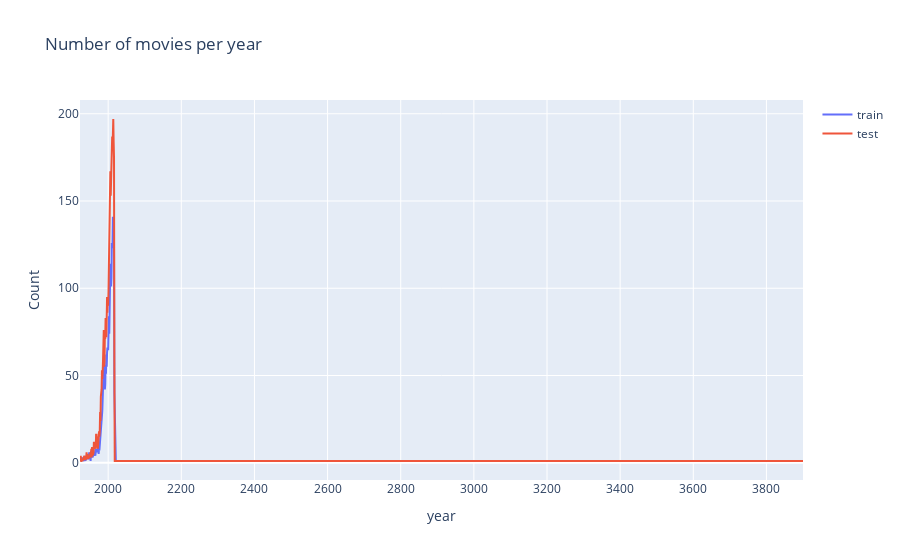

Source (notebook cell):
### Code cell
d1 = train['release_date_year'].value_counts().sort_index()
d2 = test['release_date_year'].value_counts().sort_index()

data = [go.Scatter(x = d1.index, y=d1.values, name='train'), go.Scatter(x = d2.index, y = d2.values, name='test')]
layout = go.Layout(dict(title="Number of movies per year",
                  xaxis = dict(title="year"),
                  yaxis = dict(title="Count")),legend = dict(orientation='v'))
py.iplot(dict(data = data, layout=layout))

### Figure 1 — Plotly figure (JSON) as saved in the notebook; plotly's stock layout.template omitted (floating-point values rounded to 4 significant figures)
{"data": [{"name": "train", "type": "scatter", "x": [1924, 1925, 1926, 1927, 1928, 1930, 1931, 1932, 1933, 1935, 1936, 1938, 1939, 1940, 1942, 1943, 1944, 1945, 1947, 1948, 1949, 1950, 1951, 1952, 1953, 1954, 1955, 1956, 1957, 1958, 1959, 1960, 1961, 1962, 1963, 1964, 1965, 1966, 1967, 1968, 1969, 1970, 1971, 1972, 1973, 1974, 1975, 1976, 1977, 1978, 1979, 1980, 1981, 1982, 1983, 1984, 1985, 1986, 1987, 1988, 1989, 1990, 1991, 1992, 1993, 1994, 1995, 1996, 1997, 1998, 1999, 2000, 2001, 2002, 2003, 2004, 2005, 2006, 2007, 2008, 2009, 2010, 2011, 2012, 2013, 2014, 2015, 2016, 2017, 2021], "y": [1, 2, 1, 2, 3, 1, 2, 3, 2, 1, 4, 1, 4, 2, 3, 2, 2, 4, 2, 6, 2, 2, 4, 1, 6, 6, 7, 4, 3, 3, 5, 8, 4, 5, 5, 6, 4, 7, 8, 7, 6, 8, 8, 8, 9, 5, 8, 7, 11, 14, 16, 21, 26, 25, 27, 30, 42, 44, 45, 56, 47, 46, 42, 45, 56, 51, 62, 55, 63, 66, 65, 65, 77, 84, 74, 83, 99, 114, 105, 101, 106, 126, 124, 125, 141, 123, 128, 125, 40, 1]}, {"name": "test", "type": "scatter", "x": [1923, 1925, 1926, 1927, 1928, 1929, 1930, 1931, 1933, 1934, 1935, 1936, 1937, 1938, 1939, 1940, 1941, 1942, 1944, 1945, 1946, 1948, 1949, 1950, 1951, 1952, 1953, 1954, 1955, 1956, 1957, 1958, 1959, 1960, 1961, 1962, 1963, 1964, 1965, 1966, 1967, 1968, 1969, 1970, 1971, 1972, 1973, 1974, 1975, 1976, 1977, 1978, 1979, 1980, 1981, 1982, 1983, 1984, 1985, 1986, 1987, 1988, 1989, 1990, 1991, 1992, 1993, 1994, 1995, 1996, 1997, 1998, 1999, 2000, 2001, 2002, 2003, 2004, 2005, 2006, 2007, 2008, 2009, 2010, 2011, 2012, 2013, 2014, 2015, 2016, 2017, 2018, 2022, 3900], "y": [1, 4, 1, 1, 2, 1, 1, 2, 4, 3, 4, 2, 2, 2, 2, 3, 6, 3, 5, 2, 4, 3, 3, 4, 6, 6, 5, 8, 3, 9, 4, 5, 5, 6, 12, 10, 10, 8, 8, 8, 16, 16, 9, 15, 12, 8, 14, 14, 18, 15, 18, 29, 24, 38, 39, 42, 53, 48, 52, 59, 67, 76, 55, 58, 74, 71, 83, 73, 72, 83, 95, 86, 94, 90, 99, 115, 106, 126, 137, 167, 153, 165, 178, 180, 187, 180, 194, 197, 184, 175, 58, 1, 1, 1]}], "layout": {"legend": {"orientation": "v"}, "title": {"text": "Number of movies per year"}, "xaxis": {"title": {"text": "year"}}, "yaxis": {"title": {"text": "Count"}}}}
